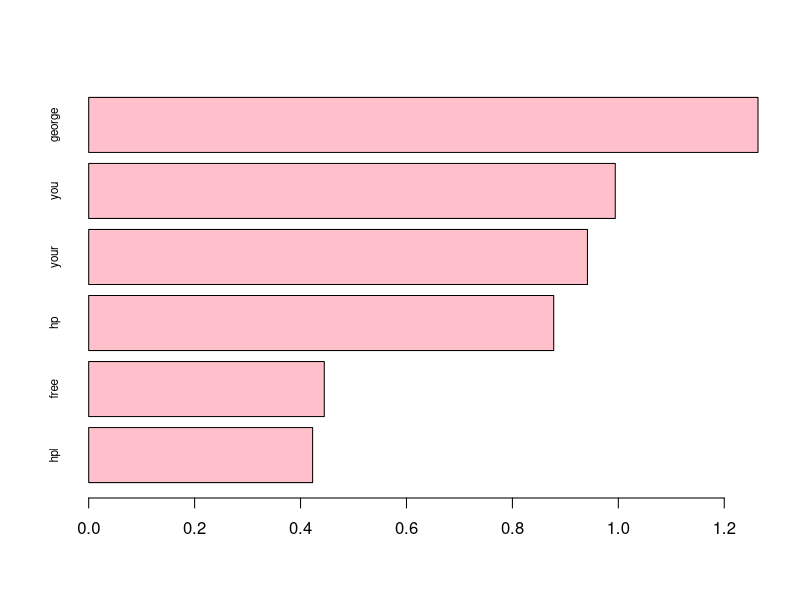

Recreate this plot in R.
## ---- chunk 1
knitr::opts_chunk$set(echo = TRUE)
## ---- chunk 2
getwd() #to know which directory we are working in  
setwd("C:/Users/s9868852/Downloads") #to setup new working directory
## ---- chunk 3
library(kernlab)

data("spam")
df <- spam
str(df) # this to show us all the features of the dataset
## ---- chunk 4
anyNA(df)
any(is.na(df))
# This is two different way to look for missing data in a data set
## ---- chunk 5
df$type <- as.numeric(df$type) # this will make the factor variable into a numeric variable

df$type[df$type==1] <- 0 # for no-spam
df$type[df$type==2] <- 1 # for spam

# this is set a binary value for our spam and non spam emails
## ---- chunk 6
nonspam <-apply(df[df[,58]==0,],2, mean)
spam <-apply(df[df[,58]==1,],2, mean)
table <-cbind(nonspam, spam)
table
## ---- chunk 7
 #check the str for tbl1: it's a list. Chnage it to data.frame
table <-as.data.frame(table)
# removing type from table
table <-table[-58, ]
# Difference (absolute value for more meaningful!)
table$diff <-abs(table[,1]-table[,2])
# order the tbl1 by the difference.  See order()
table <-round(table[order(table[,3],decreasing =TRUE), ],4)
table
## ---- chunk 8
barplot(table[9:4,3],col ="pink",horiz =TRUE,names.arg =rownames(table)[9:4],cex.names =0.7)
## ---- chunk 9
set.seed(1)

ind <- sample(nrow(df),nrow(df)*.7,replace = FALSE)

train <- df[ind,]
test <- df[-ind,]
# This would split the data into training set and test ste
## ---- chunk 10
model_lpm <- lm(type~.-type,data = train)
summary(model_lpm)
#type is numeric 0 and 1. We previously change the class so we can use it for model
## ---- chunk 11
phat_lpm <- predict(model_lpm, data = test)
summary(phat_lpm)
## ---- chunk 12
spam_lpm <- ifelse(phat_lpm < 0.5,0,1)
table(spam_lpm)
## ---- chunk 13
ct <- table(train$type,spam_lpm)
ct
## ---- chunk 14
sum(diag(ct))/sum(ct)
## ---- chunk 15
ct[2,2]/(sum(ct[,2]))
## ---- chunk 16
x <- .90
spam_lpm <- ifelse(phat_lpm < x,0,1)
ct <- table(train$type,spam_lpm)
ct[2,2]/(sum(ct[,2]))
## ---- chunk 17
f1 <- function(x){spam_lpm <- ifelse(phat_lpm < x,0,1)
return(spam_lpm)}
f2 <- function(x){ct <- table(train$type,f1(x))
ct}
f3 <- function(x){TPR <- f2(x)[2,2]/(sum(f2(x)[,2]))
return(TPR)}
f3(.87)
## ---- chunk 18
model_logistic <- glm(type~.-type,family = gaussian ,data = df)
summary(model_logistic)
## ---- chunk 19
phat_logistic <- predict(model_logistic, data = test)
summary(phat_logistic)
## ---- chunk 20
spam_logistic <- ifelse(phat_lpm < 0.5,0,1)
table(spam_logistic)
## ---- chunk 21
ct_logistic <- table(train$type,spam_logistic)
ct_logistic                    
## ---- chunk 22
sum(diag(ct_logistic))/sum(ct_logistic)
## ---- chunk 23
ct_logistic[2,2]/(sum(ct_logistic[,2]))
## ---- chunk 24
y <- .85
spam_logistic <- ifelse(phat_lpm < y,0,1)
ct_logistic <- table(train$type,spam_logistic)
ct_logistic[2,2]/(sum(ct_logistic[,2]))
## ---- chunk 25
summary(model_lpm)
## ---- chunk 26
myPCA <- prcomp(df[,1:57], scale. = F, center = F)
summary(myPCA)
myPCA$rotation
